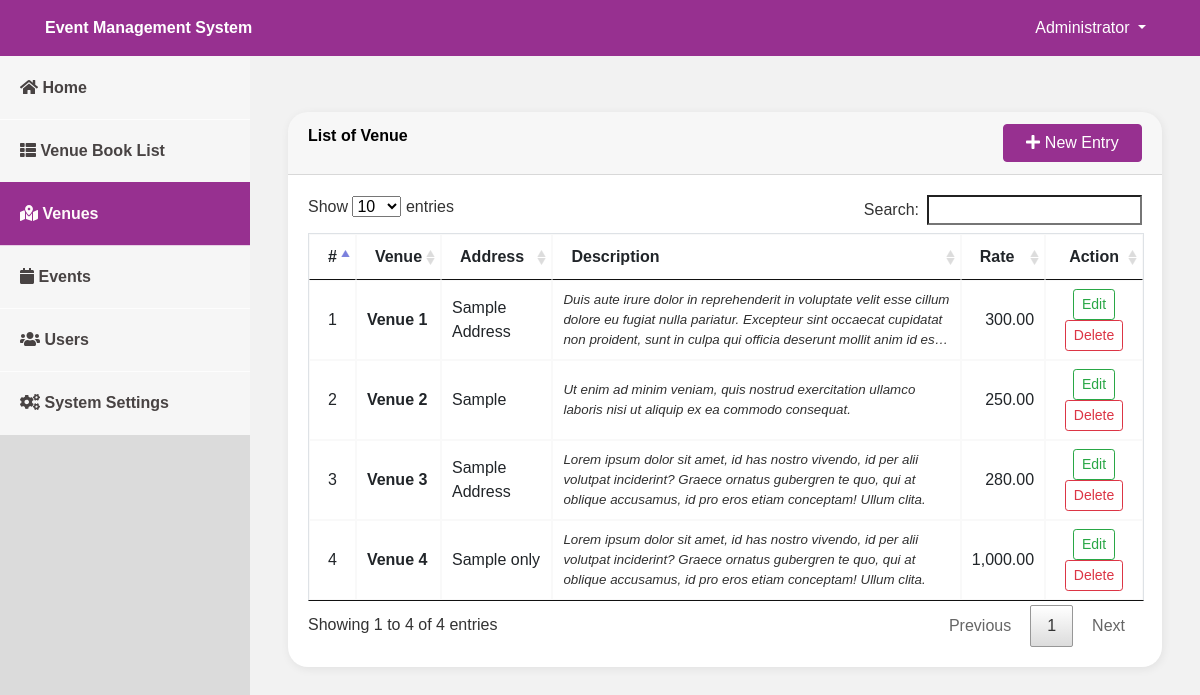
The app's page /admin/index.php?page=venue (signed in), older data.
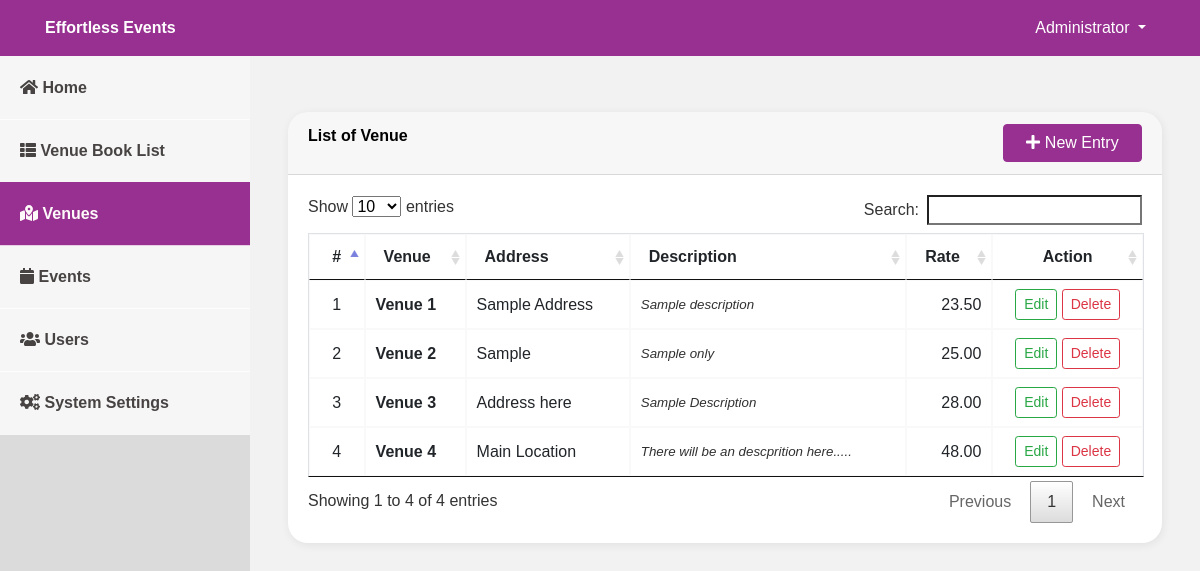
The same page, newer data.
### tables this page shows
CREATE TABLE `venue` (
  `id` int(30) NOT NULL,
  `venue` text NOT NULL,
  `address` text NOT NULL,
  `description` text NOT NULL,
  `rate` float NOT NULL
);

### admin/venue.php (the view, shortened to what this page needs)
<?php include('db_connect.php');?>
<div class="container-fluid">
	<div class="col-lg-12">
		<div class="row">
			<div class="col-md-12">
				<div class="card">
					<div class="card-header">
						<b>List of Venue</b>
						<span class="float:right"><a class="btn btn-theme btn-block btn-md col-sm-2 float-right" href="index.php?page=manage_venue" id="new_venue">
					<i class="fa fa-plus"></i> New Entry
				</a></span>
					</div>
					<div class="card-body">
						<table class="table table-condensed table-bordered table-hover">
							<!-- <colgroup>
								<col width="5%">
								<col width="15%">
								<col width="40%">
								<col width="15%">
								<col width="10%">
								<col width="15%">
							</colgroup> -->
							<thead>
								<tr>
									<th class="text-center">#</th>
									<th class="">Venue</th>
									<th class="">Address</th>
									<th class="">Description</th>
									<th class="">Rate</th>
									<th class="text-center">Action</th>
								</tr>
							</thead>
							<tbody>
								<?php
								$i = 1;
								$venue = $conn->query("SELECT * from venue");
								while($row=$venue->fetch_assoc()):
								?>
								<tr>
									<td class="text-center"><?php echo $i++ ?></td>
									<td class="">
										 <p> <b><?php echo ucwords($row['venue']) ?></b></p>
									</td>
									<td class="">
										 <p class=""><?php echo $row['address'] ?></p>
									</td>
									<td class="">
										 <p class="truncate"><?php echo $row['description'] ?></p>
									</td>
									<td class="">
										 <p class="text-right"><?php echo number_format($row['rate'],2) ?></p>
									</td>
									<td class="text-center">
										<button class="btn btn-sm btn-outline-success edit_venue" type="button" data-id="<?php echo $row['id'] ?>" >Edit</button>
										<button class="btn btn-sm btn-outline-danger delete_venue" type="button" data-id="<?php echo $row['id'] ?>">Delete</button>
									</td>
								</tr>
								<?php endwhile; ?>
							</tbody>
						</table>
					</div>
				</div>
			</div>
		</div>
	</div>
</div>

### admin/topbar.php (shortened to what this page needs)
<nav class="navbar navbar-light fixed-top bg-theme" style="padding:0;min-height: 3.5rem">
    <div class="container-fluid mt-2 mb-2">
        <div class="col-lg-12">
            <div class="col-md-4 float-left text-white">
                <large><b><?php echo isset($_SESSION['system']['name']) ? $_SESSION['system']['name'] : '' ?></b>
                </large>
            </div>
            <div class="float-right">
                <div class=" dropdown mr-4">
                    <a href="#" class="text-white dropdown-toggle" id="account_settings" data-toggle="dropdown"
                        aria-haspopup="true" aria-expanded="false"><?php echo $_SESSION['login_name'] ?> </a>
                </div>
            </div>
        </div>
</nav>

Row changes from the older to the newer data that the page shows:
changed venue "Venue 1": description "Duis aute irure dolor in reprehenderit in voluptate velit esse cillum dolore eu fugiat nulla pariatur. Excepteur sint occaecat cupidatat non proident, sunt in culpa qui officia deserunt mollit anim id…" → "Sample description"; rate "300.00" → "23.50"
changed venue "Venue 2": description "Ut enim ad minim veniam, quis nostrud exercitation ullamco laboris nisi ut aliquip ex ea commodo consequat." → "Sample only"; rate "250.00" → "25.00"
changed venue "Venue 3": address "Sample Address" → "Address here"; description "Lorem ipsum dolor sit amet, id has nostro vivendo, id per alii volutpat inciderint? Graece ornatus gubergren te quo, qui at oblique accusamus, id pro eros etiam conceptam! Ullum clita." → "Sample Description"; rate "280.00" → "28.00"
changed venue "Venue 4": address "Sample only" → "Main Location"; description "Lorem ipsum dolor sit amet, id has nostro vivendo, id per alii volutpat inciderint? Graece ornatus gubergren te quo, qui at oblique accusamus, id pro eros etiam conceptam! Ullum clita." → "There will be an descprition here....."; rate "1,000.00" → "48.00"
Text that changed along with them:
$_SESSION['system']['name']: "Event Management System" → "Effortless Events"
